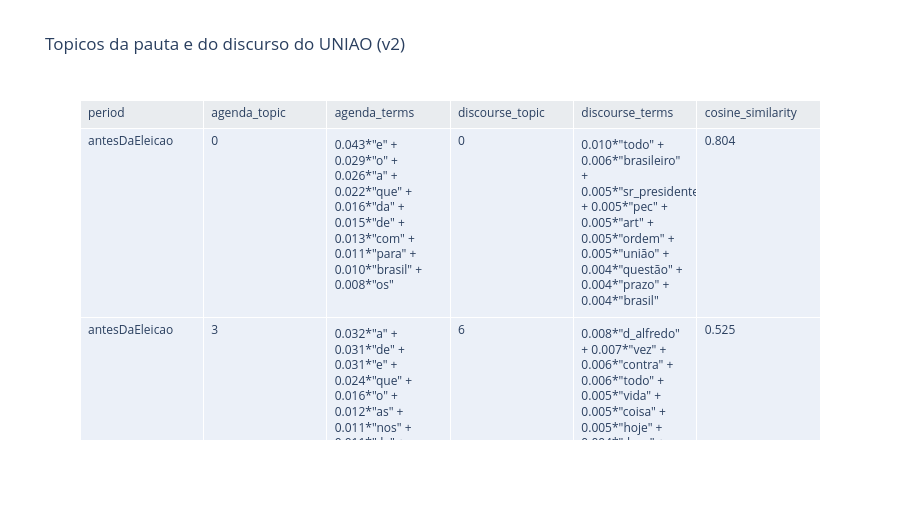

The code cell stored with this chart in its notebook:
### Code cell
# Topicos do UNIAO - v2 (antes e depois)
uniao_v2 = (
    similarity_df[(similarity_df["party"] == "UNIAO") & (similarity_df["flow"] == "v2")]
    .sort_values(["period", "cosine_similarity"], ascending=[True, False])
    [["period", "agenda_topic", "agenda_terms", "discourse_topic", "discourse_terms", "cosine_similarity"]]
)
if uniao_v2.empty:
    raise ValueError("Sem dados para UNIAO no fluxo v2.")

uniao_v2_display = uniao_v2.copy()
uniao_v2_display["cosine_similarity"] = uniao_v2_display["cosine_similarity"].round(3)

fig_uniao_v2 = go.Figure(
    data=[
        go.Table(
            header=dict(values=list(uniao_v2_display.columns), fill_color="#e9ecef", align="left"),
            cells=dict(values=[uniao_v2_display[col] for col in uniao_v2_display.columns], align="left"),
        )
    ]
)
fig_uniao_v2.update_layout(title="Topicos da pauta e do discurso do UNIAO (v2)", height=520)
fig_uniao_v2.show()

### Figure 1 — Plotly figure (JSON) as saved in the notebook; plotly's stock layout.template omitted (floating-point values rounded to 4 significant figures)
{"data": [{"cells": {"align": "left", "values": [["antesDaEleicao", "antesDaEleicao", "antesDaEleicao", "antesDaEleicao", "depoisDaEleicao", "depoisDaEleicao", "depoisDaEleicao", "depoisDaEleicao"], [0, 3, 2, 1, 0, 3, 1, 2], ["0.043*\"e\" + 0.029*\"o\" + 0.026*\"a\" + 0.022*\"que\" + 0.016*\"da\" + 0.015*\"de\" + 0.013*\"com\" + 0.011*\"para\" + 0.010*\"brasil\" + 0.008*\"os\"", "0.032*\"a\" + 0.031*\"de\" + 0.031*\"e\" + 0.024*\"que\" + 0.016*\"o\" + 0.012*\"as\" + 0.011*\"nos\" + 0.011*\"da\" + 0.008*\"em\" + 0.008*\"do\"", "0.069*\"e\" + 0.048*\"de\" + 0.033*\"a\" + 0.025*\"o\" + 0.022*\"da\" + 0.016*\"do\" + 0.015*\"que\" + 0.012*\"para\" + 0.011*\"com\" + 0.009*\"na\"", "0.023*\"de\" + 0.018*\"da\" + 0.017*\"e\" + 0.016*\"a\" + 0.015*\"que\" + 0.013*\"do\" + 0.013*\"o\" + 0.011*\"as\" + 0.009*\"ao\" + 0.009*\"com\"", "0.043*\"e\" + 0.029*\"o\" + 0.026*\"a\" + 0.022*\"que\" + 0.016*\"da\" + 0.015*\"de\" + 0.013*\"com\" + 0.011*\"para\" + 0.010*\"brasil\" + 0.008*\"os\"", "0.032*\"a\" + 0.031*\"de\" + 0.031*\"e\" + 0.024*\"que\" + 0.016*\"o\" + 0.012*\"as\" + 0.011*\"nos\" + 0.011*\"da\" + 0.008*\"em\" + 0.008*\"do\"", "0.023*\"de\" + 0.018*\"da\" + 0.017*\"e\" + 0.016*\"a\" + 0.015*\"que\" + 0.013*\"do\" + 0.013*\"o\" + 0.011*\"as\" + 0.009*\"ao\" + 0.009*\"com\"", "0.069*\"e\" + 0.048*\"de\" + 0.033*\"a\" + 0.025*\"o\" + 0.022*\"da\" + 0.016*\"do\" + 0.015*\"que\" + 0.012*\"para\" + 0.011*\"com\" + 0.009*\"na\""], [0, 6, 6, 6, 1, 0, 0, 3], ["0.010*\"todo\" + 0.006*\"brasileiro\" + 0.005*\"sr_presidente\" + 0.005*\"pec\" + 0.005*\"art\" + 0.005*\"ordem\" + 0.005*\"união\" + 0.004*\"questão\" + 0.004*\"prazo\" + 0.004*\"brasil\"", "0.008*\"d_alfredo\" + 0.007*\"vez\" + 0.006*\"contra\" + 0.006*\"todo\" + 0.005*\"vida\" + 0.005*\"coisa\" + 0.005*\"hoje\" + 0.004*\"deus\" + 0.004*\"povo\" + 0.004*\"grande\"", "0.008*\"d_alfredo\" + 0.007*\"vez\" + 0.006*\"contra\" + 0.006*\"todo\" + 0.005*\"vida\" + 0.005*\"coisa\" + 0.005*\"hoje\" + 0.004*\"deus\" + 0.004*\"povo\" + 0.004*\"grande\"", "0.008*\"d_alfredo\" + 0.007*\"vez\" + 0.006*\"contra\" + 0.006*\"todo\" + 0.005*\"vida\" + 0.005*\"coisa\" + 0.005*\"hoje\" + 0.004*\"deus\" + 0.004*\"povo\" + 0.004*\"grande\"", "0.017*\"todo\" + 0.007*\"sr_presidente\" + 0.007*\"casa\" + 0.006*\"brasil\" + 0.006*\"ano\" + 0.006*\"momento\" + 0.005*\"país\" + 0.005*\"parlamentar\" + 0.005*\"crime\" + 0.005*\"brasileiro\"", "0.008*\"todo\" + 0.008*\"povo\" + 0.007*\"deus\" + 0.006*\"brasileiro\" + 0.006*\"ano\" + 0.005*\"sr_presidente\" + 0.005*\"eleger\" + 0.004*\"nome\" + 0.004*\"dever\" + 0.004*\"casa\"", "0.008*\"todo\" + 0.008*\"povo\" + 0.007*\"deus\" + 0.006*\"brasileiro\" + 0.006*\"ano\" + 0.005*\"sr_presidente\" + 0.005*\"eleger\" + 0.004*\"nome\" + 0.004*\"dever\" + 0.004*\"casa\"", "0.009*\"rádio\" + 0.005*\"turno\" + 0.005*\"segundo\" + 0.005*\"comunicação\" + 0.005*\"profissional\" + 0.004*\"saudar\" + 0.004*\"saudação\" + 0.004*\"homem\" + 0.004*\"querar\" + 0.004*\"radialista\""], [0.804, 0.525, 0.487, 0.444, 0.751, 0.424, 0.381, 0.363]]}, "header": {"align": "left", "fill": {"color": "#e9ecef"}, "values": ["period", "agenda_topic", "agenda_terms", "discourse_topic", "discourse_terms", "cosine_similarity"]}, "type": "table"}], "layout": {"height": 520, "title": {"text": "Topicos da pauta e do discurso do UNIAO (v2)"}}}
